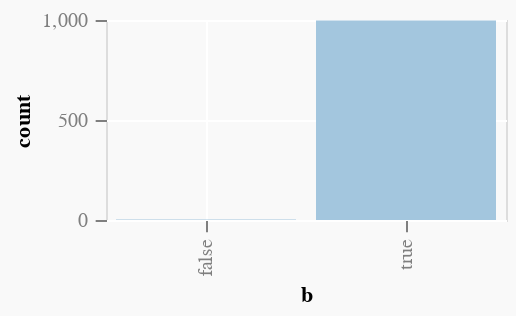

Write notebook code for a chart like this one.
### Markdown cell above
Notice the new typeclass `MonadInfer` that allows us to use `score` in addition to sampling.
Instead of a single operation, the model is now a chain of actions: _sample_, _score_, …

Here's a naive idea of how this could work:
assume that the representation of the probability distribution of `b` was a list of tuples `[(0.5, True), (0.5, False)]`.
We would multiply this distribution with the distribution of my observation "Yes, it did rain yesterday!", that is with `[(1, True), (0, False)]`.
Then we would normalize the updated probabilities such that they sum to one, and the job is done.

So are we secretly tracking the probability of all samples—the full distribution—at every step (in the Haskell world a.k.a. some variant of the [_Dist_ monad](http://www.randomhacks.net/files/build-your-own-probability-monads.pdf))?
Granted, in the case of a `True`/`False` question this might be a good approach—_but this is not what is happening here for very good reasons_:

To update a sample's probability as described above we need to track all samples with their probabilities and run global normalization operations on them.
We are essentially running computations with full distributions over all possible values.
This quickly becomes intractable because a model can basically be any Haskell function with lots and lots of possible outcomes.

`monad-bayes` and similar probabilistic frameworks use an elegant approach that do what we want _without dragging around full distributions_.
The trick behind is to approximate the outcome distribution by drawing successive samples from it.
It turns out that it is enough to know the _relative probability_ of two samples at a time to do this.
The relative probability of the two samples is independent of the probability of other samples—computations on full distributions are thus reduced to computations on samples.
With appropriate sampling algorithms ([MCMC](https://en.wikipedia.org/wiki/Markov_chain_Monte_Carlo)) we can approximate the outcome distribution despite this limited knowledge.
It is difficult to overstate the implications:
with MCMC we can address all kinds of sampling related problems in a probabilistic manner that would be completely inaccessible otherwise.

Let's get back to the `score` function that modifies the probability to pull a certain sample from the distribution.
We now understand that it multiplies the _relative probability_ to observe a sample compared to any other with a factor.
This means that the sample's probability is left untouched if this factor is `1`.
If this factor is `10`, the sample's relative probability is increased ten fold with respect to any other sample.
If this factor is `0`, the sample's probability is set to `0`.

Here is `model2` expressed in words: (a) draw a sample from `[True, False]` with equal probability,
and (b) multiply the relative probability of a sample with value `True` with `1` and of a sample with value `False` with `0`.

An appropriate sampler can trace and accumulate the score factor of a sample to compare with the score factor of other samples.
The accumulated score factors give us access to the relative probability of the two samples, and then we can use MCMC to start sampling.
We won't go into detail here about how tracing and accumulating works or which two samples we are actually comparing.
`monad-bayes` provides a few samplers that can go through this process in different ways.
We include here the `prior` and the `mh` ([Metropolis-Hastings](https://en.wikipedia.org/wiki/Metropolis%E2%80%93Hastings_algorithm) sampler) functions before our well known `sampleIOfixed` function to use an MCMC sampler.
Hopefully, the general idea became clear enough here. We'll provide more of the details later in this series.

The final result looks like this:

### Code cell
nsamples = 1000
samples <- sampleIOfixed $ prior $ mh nsamples model2
vlShow $ plot (200, 100) (L [barPlot "b"]) (Cols [("b", VL.Booleans samples)])

### Figure 1 — Vega-Lite specification as saved in the notebook (floating-point values rounded to 4 significant figures; data arrays with more than 128 entries replaced by an {"elided": "..."} marker saying what was removed)
{"$schema": "https://vega.github.io/schema/vega-lite/v3.json", "background": "#f9f9f9", "config": {"axis": {"domain": false, "grid": true, "gridColor": "#FFFFFF", "labelColor": "#7F7F7F", "labelPadding": 4, "tickColor": "#7F7F7F", "tickSize": 5.67}}, "data": {"values": {"elided": "1001 records"}}, "description": "Plot", "height": 100, "layer": [{"encoding": {"x": {"field": "b", "type": "nominal"}, "y": {"aggregate": "count", "axis": {"title": "count"}, "field": "binnedData", "type": "quantitative"}}, "mark": {"color": "#a3c6de", "opacity": 1, "type": "bar"}}], "width": 200}
